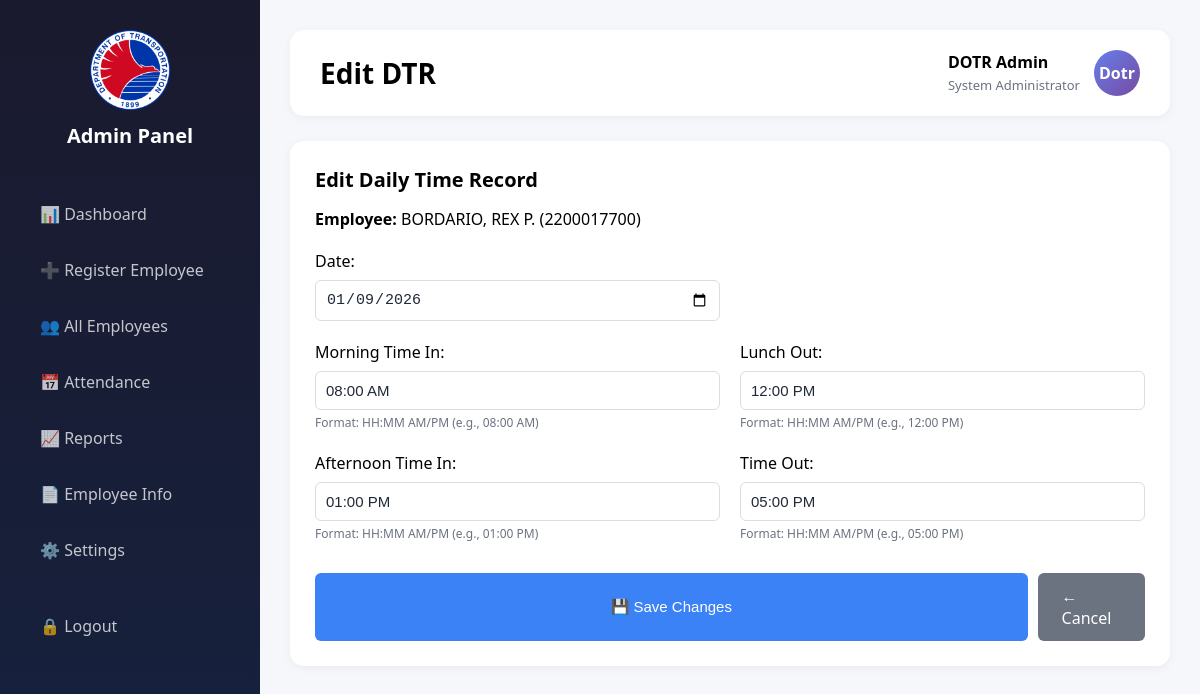
Page /admin/attendance/edit/13 (signed in) on the committed database.
### tables this page shows
CREATE TABLE employees (
    id INTEGER PRIMARY KEY AUTOINCREMENT,
    full_name TEXT,
    employee_code TEXT,
    department TEXT,
    position TEXT,
    status TEXT DEFAULT 'Active'
, address TEXT, place_of_birth TEXT, blood_type TEXT, date_of_birth TEXT, gender TEXT, civil_status TEXT, age INTEGER, contact_number TEXT, email TEXT, course TEXT, entity_office TEXT, bp_number TEXT, philhealth_number TEXT, pagibig_number TEXT, tin TEXT, id_number TEXT, salary_grade TEXT, basic_salary REAL, place_of_assignment TEXT, original_place_of_assignment TEXT, item_number TEXT, date_appointed TEXT, date_of_last_promotion TEXT, date_of_separation TEXT, employment_status TEXT, eligibility TEXT, created_at TIMESTAMP DEFAULT CURRENT_TIMESTAMP, photo_path TEXT);

CREATE TABLE attendance (
    attendance_id INTEGER PRIMARY KEY AUTOINCREMENT,
    employee_id INTEGER,
    date TEXT,
    morning_in TEXT,
    attendance_status TEXT,
    verification_method TEXT, lunch_out TEXT, afternoon_in TEXT, time_out TEXT,
    FOREIGN KEY(employee_id) REFERENCES employees(id)
);

### app.py (the view, shortened to what this page needs)
@app.route("/admin/attendance/edit/<int:attendance_id>", methods=["GET", "POST"])
@admin_required
def edit_dtr(attendance_id):
    db = get_db()
    cur = db.cursor()
    cur.execute("""
        SELECT a.*, e.full_name, e.employee_code
        FROM attendance a
        JOIN employees e ON a.employee_id = e.id
        WHERE a.attendance_id=?
    """, (attendance_id,))
    record = cur.fetchone()
    if not record:
        return redirect(url_for("admin_attendance"))
    return render_template("admin/edit_dtr.html", record=record)

### app.py (called while the page is built)
def get_db():
    if "db" not in g:
        g.db = sqlite3.connect(DATABASE)
        g.db.row_factory = sqlite3.Row
    return g.db

def admin_required(f):
    @wraps(f)
    def wrapper(*args, **kwargs):
        if not session.get("admin_logged_in"):
            return redirect(url_for("admin_login"))
        return f(*args, **kwargs)
    return wrapper

@app.after_request
def hide_server_header(response):
    response.headers['Server'] = 'SecureServer'
    return response

### templates/admin/edit_dtr.html (shortened to what this page needs)
{% extends "admin/base.html" %}
{% block title %}Edit DTR{% endblock %}
{% block content %}
<div class="section active">
  <div class="card">
    <div class="card-title">Edit Daily Time Record</div>
    <div style="margin-bottom: 20px;">
      <p><strong>Employee:</strong> {{ record.full_name }} ({{ record.employee_code }})</p>
    </div>
    <form method="POST" action="{{ url_for('edit_dtr', attendance_id=record.attendance_id) }}">
      <div style="display: grid; grid-template-columns: 1fr 1fr; gap: 20px; margin-bottom: 20px;">
        <div>
          <label style="display: block; margin-bottom: 8px; font-weight: 500;">Date:</label>
          <input type="date" name="date" value="{{ record.date }}" required
                 style="width: 100%; padding: 10px; border: 1px solid #ddd; border-radius: 6px;">
        </div>
      </div>
      <div style="display: grid; grid-template-columns: 1fr 1fr; gap: 20px; margin-bottom: 20px;">
        <div>
          <label style="display: block; margin-bottom: 8px; font-weight: 500;">Morning Time In:</label>
          <input type="text" name="morning_in" value="{{ record.morning_in or '' }}"
                 placeholder="08:00 AM"
                 pattern="[0-9]{1,2}:[0-9]{2} (AM|PM)"
                 style="width: 100%; padding: 10px; border: 1px solid #ddd; border-radius: 6px;">
          <small style="color: #6b7280; font-size: 12px;">Format: HH:MM AM/PM (e.g., 08:00 AM)</small>
        </div>
        <div>
          <label style="display: block; margin-bottom: 8px; font-weight: 500;">Lunch Out:</label>
          <input type="text" name="lunch_out" value="{{ record.lunch_out or '' }}"
                 placeholder="12:00 PM"
                 pattern="[0-9]{1,2}:[0-9]{2} (AM|PM)"
                 style="width: 100%; padding: 10px; border: 1px solid #ddd; border-radius: 6px;">
          <small style="color: #6b7280; font-size: 12px;">Format: HH:MM AM/PM (e.g., 12:00 PM)</small>
        </div>
        <div>
          <label style="display: block; margin-bottom: 8px; font-weight: 500;">Afternoon Time In:</label>
          <input type="text" name="afternoon_in" value="{{ record.afternoon_in or '' }}"
                 placeholder="01:00 PM"
                 pattern="[0-9]{1,2}:[0-9]{2} (AM|PM)"
                 style="width: 100%; padding: 10px; border: 1px solid #ddd; border-radius: 6px;">
          <small style="color: #6b7280; font-size: 12px;">Format: HH:MM AM/PM (e.g., 01:00 PM)</small>
        </div>
        <div>
          <label style="display: block; margin-bottom: 8px; font-weight: 500;">Time Out:</label>
          <input type="text" name="time_out" value="{{ record.time_out or '' }}"
                 placeholder="05:00 PM"
                 pattern="[0-9]{1,2}:[0-9]{2} (AM|PM)"
                 style="width: 100%; padding: 10px; border: 1px solid #ddd; border-radius: 6px;">
          <small style="color: #6b7280; font-size: 12px;">Format: HH:MM AM/PM (e.g., 05:00 PM)</small>
        </div>
      </div>
      <div style="display: flex; gap: 10px; margin-top: 30px;">
        <button type="submit"
                style="padding: 12px 24px; background: #3b82f6; color: white; border: none; border-radius: 6px; cursor: pointer; font-weight: 500;">
          💾 Save Changes
        </button>
        <a href="{{ url_for('admin_attendance', date=record.date) }}"
           style="padding: 12px 24px; background: #6b7280; color: white; text-decoration: none; border-radius: 6px; display: inline-block; font-weight: 500;">
          ← Cancel
        </a>
      </div>
    </form>
  </div>
</div>
{% endblock %}

### static/admin.css (style rules this page uses)
* { margin:0;padding:0;box-sizing:border-box }
body { font-family:Segoe UI,Roboto,sans-serif;background:#f5f7fa }
.card { background:#fff;margin-top:25px; padding:25px;border-radius:14px; box-shadow:0 2px 10px rgba(0,0,0,.05) }
.card-title { font-size:20px;font-weight:600;margin-bottom:15px }
.section { display:none }
.section.active { display:block;animation:fade .3s }
input,select,button { padding:12px;border-radius:8px;border:1px solid #ccc; font-size:15px;width:100% }
input[type="text"], input[type="email"], input[type="tel"], input[type="number"], input[type="date"], input[type="month"] { background:#fff; border:1px solid #d1d5db; color:#1f2937; font-size:15px; transition:all .3s }
input[type="text"]::placeholder, input[type="email"]::placeholder, input[type="tel"]::placeholder { color:#9ca3af; opacity:1 }
button { background:linear-gradient(135deg,#667eea,#764ba2); color:#fff;border:none;cursor:pointer }

### templates/admin/base.html (style rules this page uses)
body:not(.loading) { opacity: 1 !important; }

### rows in the picture
employees: full_name "BORDARIO, REX P.", employee_code "2200017700"
attendance: date "01/09/2026", morning_in "08:00 AM", lunch_out "12:00 PM", afternoon_in "01:00 PM", time_out "05:00 PM"
